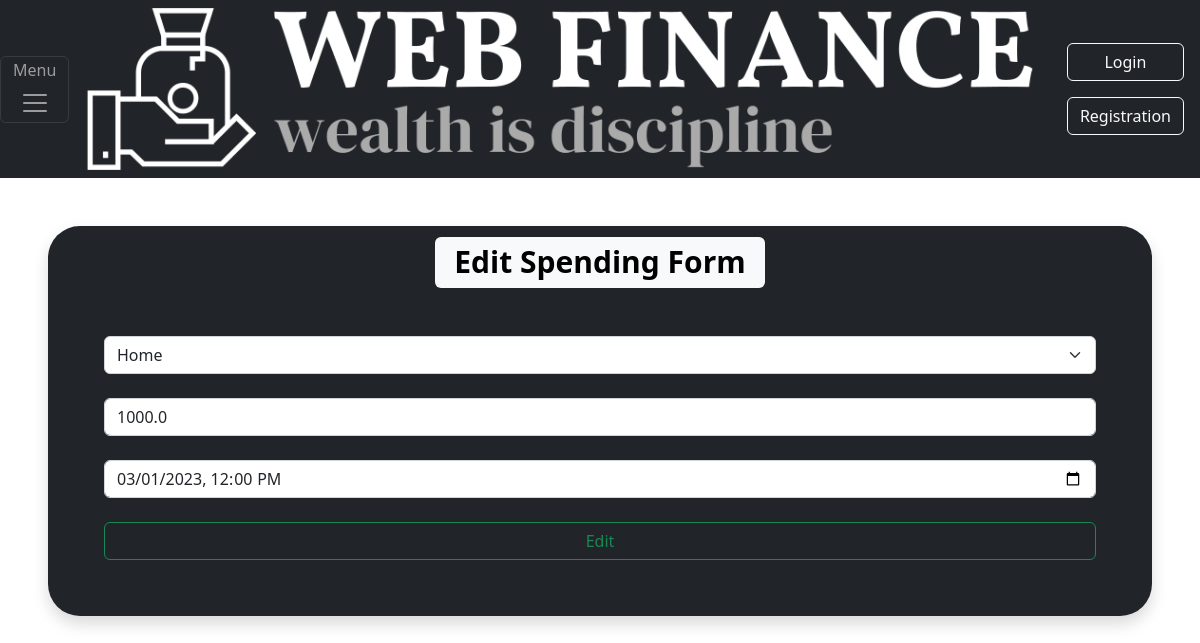
Screenshot of /spendigns/edit_spending/42 with the database file from the repository.
### spendings/models.py (models this page shows, shortened)
class spendings(models.Model):
    date = models.DateTimeField()
    amount = models.FloatField()
    category = models.ForeignKey(categories, null=True, on_delete=models.SET_NULL)
    user =  models.ForeignKey(User, on_delete=models.CASCADE)
    class Meta:
        verbose_name = 'spending'
        verbose_name_plural = 'spendings'

### spendings/views.py (the view)
# urls.py: path('edit_spending/<int:id>', views.editspending, name='edit_spending'),
def editspending(request, id):
    myspending = spendings.objects.get(id = id)
    form = SpendingForm(request.POST or None, instance=myspending)
    print(request.GET)
    if form.is_valid():
        form.save()
        return redirect('spendings',request.user.id)
    context = {
        'form': form,
        'myspending': myspending,
    }
    return render(request, 'spendings/edit_spending.html', context)

### spendings/forms.py (shortened to what this page needs)
class SpendingForm(forms.ModelForm):
    category = forms.ModelChoiceField(queryset=categories.objects.all(), empty_label='category not selected',widget=forms.Select(attrs={'class': 'form-select'}))
    class Meta:
        model = spendings
        fields = ('date', 'category', 'amount', 'user')
        widgets = {
            'amount': forms.NumberInput(attrs={
                'class': 'form-control',
                'placeholder': 'Amount:',
                'step': '0.01'
            }),
            'date': DateTimeLocalInput(attrs={
                'class': 'form-control'
            }),
            'user': forms.HiddenInput(attrs={
                'class': 'form-select'
            }),
        }

### spendings/models.py (called while the page is built)
    def __str__(self):
        return f"{self.description}"

### spendings/templates/spendings/edit_spending.html (shortened to what this page needs)
{% extends "main/master.html" %}
{% block content %}
<div class="shadow m-5 p-2 bg-dark text-white rounded-5">
    <div class="text-center"><h1><span class="badge text-bg-light">Edit Spending Form</span><br></h1></div>
    <form method="POST" class="rounded-5 m-5">
        {{ form.category }}<br>
        {{ form.amount }}<br>
        {{ form.date }}<br>
        <button class="btn btn-outline-success" type="submit" style="width: 100%;">Edit</button>
    </form>
 </div>
{% endblock %}

### rows the page displays
spendings: category "Home", amount "1000.0", date "03/01/2023 12:00"
